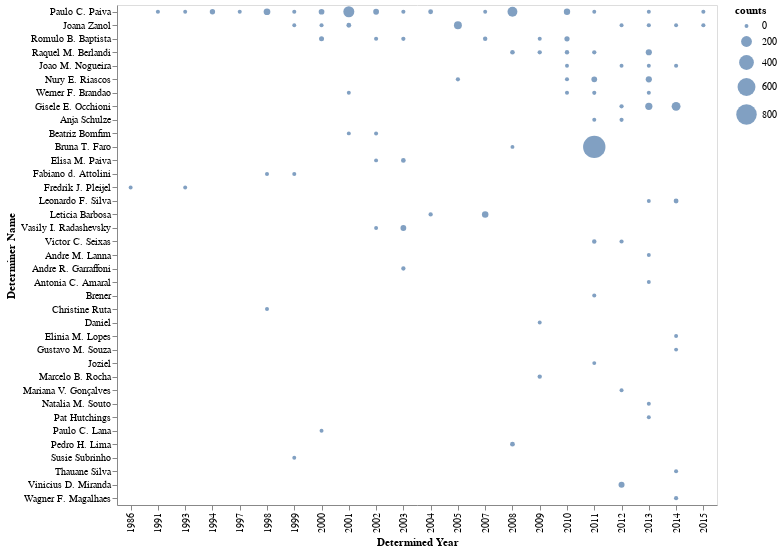

Notebook code cell kept with this figure:
### Code cell
# gráfico não tem todas as contagens por causa de nomes faltando
g1 = alt.Chart(teste, width=600, height=500).mark_circle().encode(
    x= alt.X('determined_year', type='ordinal', title='Determined Year'),
    y= alt.Y('determiner_full_name', type='nominal', title='Determiner Name', 
            sort=alt.EncodingSortField('counts', op="count", order='descending')),
    size= alt.Size('counts', scale=alt.Scale(range=[15, 500])),  # range ajusta tamanho do circulo
    tooltip= alt.Tooltip(['determiner_full_name', 'determined_year', 'counts'])
)

# g1.save('./graphs/determiner/counts_per_determiner.html')

g1

### Figure 1 — Vega-Lite specification as saved in the notebook (floating-point values rounded to 4 significant figures)
{"config": {"view": {"continuousWidth": 400, "continuousHeight": 300}}, "data": {"name": "data-d57af5b435a0faa18fc09810ecd7efe6"}, "mark": "circle", "encoding": {"size": {"type": "quantitative", "field": "counts", "scale": {"range": [15, 500]}}, "tooltip": [{"type": "nominal", "field": "determiner_full_name"}, {"type": "quantitative", "field": "determined_year"}, {"type": "quantitative", "field": "counts"}], "x": {"type": "ordinal", "field": "determined_year", "title": "Determined Year"}, "y": {"type": "nominal", "field": "determiner_full_name", "sort": {"field": "counts", "op": "count", "order": "descending"}, "title": "Determiner Name"}}, "height": 500, "width": 600, "$schema": "https://vega.github.io/schema/vega-lite/v4.8.1.json", "datasets": {"data-d57af5b435a0faa18fc09810ecd7efe6": [{"determiner_full_name": "Andre M. Lanna", "determined_year": 2013.0, "counts": 1}, {"determiner_full_name": "Andre R. Garraffoni", "determined_year": 2003.0, "counts": 7}, {"determiner_full_name": "Anja Schulze", "determined_year": 2011.0, "counts": 2}, {"determiner_full_name": "Anja Schulze", "determined_year": 2012.0, "counts": 4}, {"determiner_full_name": "Antonia C. Amaral", "determined_year": 2013.0, "counts": 1}, {"determiner_full_name": "Beatriz Bomfim", "determined_year": 2001.0, "counts": 1}, {"determiner_full_name": "Beatriz Bomfim", "determined_year": 2002.0, "counts": 2}, {"determiner_full_name": "Brener", "determined_year": 2011.0, "counts": 3}, {"determiner_full_name": "Bruna T. Faro", "determined_year": 2008.0, "counts": 1}, {"determiner_full_name": "Bruna T. Faro", "determined_year": 2011.0, "counts": 956}, {"determiner_full_name": "Christine Ruta", "determined_year": 1998.0, "counts": 2}, {"determiner_full_name": "Daniel", "determined_year": 2009.0, "counts": 1}, {"determiner_full_name": "Elinia M. Lopes", "determined_year": 2014.0, "counts": 1}, {"determiner_full_name": "Elisa M. Paiva", "determined_year": 2002.0, "counts": 1}, {"determiner_full_name": "Elisa M. Paiva", "determined_year": 2003.0, "counts": 14}, {"determiner_full_name": "Fabiano d. Attolini", "determined_year": 1998.0, "counts": 3}, {"determiner_full_name": "Fabiano d. Attolini", "determined_year": 1999.0, "counts": 3}, {"determiner_full_name": "Fredrik J. Pleijel", "determined_year": 1986.0, "counts": 1}, {"determiner_full_name": "Fredrik J. Pleijel", "determined_year": 1993.0, "counts": 1}, {"determiner_full_name": "Gisele E. Occhioni", "determined_year": 2012.0, "counts": 6}, {"determiner_full_name": "Gisele E. Occhioni", "determined_year": 2013.0, "counts": 74}, {"determiner_full_name": "Gisele E. Occhioni", "determined_year": 2014.0, "counts": 126}, {"determiner_full_name": "Gustavo M. Souza", "determined_year": 2014.0, "counts": 1}, {"determiner_full_name": "Joana Zanol", "determined_year": 1999.0, "counts": 1}, {"determiner_full_name": "Joana Zanol", "determined_year": 2000.0, "counts": 3}, {"determiner_full_name": "Joana Zanol", "determined_year": 2001.0, "counts": 16}, {"determiner_full_name": "Joana Zanol", "determined_year": 2005.0, "counts": 94}, {"determiner_full_name": "Joana Zanol", "determined_year": 2012.0, "counts": 2}, {"determiner_full_name": "Joana Zanol", "determined_year": 2013.0, "counts": 4}, {"determiner_full_name": "Joana Zanol", "determined_year": 2014.0, "counts": 1}, {"determiner_full_name": "Joana Zanol", "determined_year": 2015.0, "counts": 4}, {"determiner_full_name": "Joao M. Nogueira", "determined_year": 2010.0, "counts": 1}, {"determiner_full_name": "Joao M. Nogueira", "determined_year": 2012.0, "counts": 1}, {"determiner_full_name": "Joao M. Nogueira", "determined_year": 2013.0, "counts": 1}, {"determiner_full_name": "Joao M. Nogueira", "determined_year": 2014.0, "counts": 4}, {"determiner_full_name": "Joziel", "determined_year": 2011.0, "counts": 1}, {"determiner_full_name": "Leonardo F. Silva", "determined_year": 2013.0, "counts": 1}, {"determiner_full_name": "Leonardo F. Silva", "determined_year": 2014.0, "counts": 17}, {"determiner_full_name": "Leticia Barbosa", "determined_year": 2004.0, "counts": 7}, {"determiner_full_name": "Leticia Barbosa", "determined_year": 2007.0, "counts": 54}, {"determiner_full_name": "Marcelo B. Rocha", "determined_year": 2009.0, "counts": 8}, {"determiner_full_name": "Mariana V. Gonçalves", "determined_year": 2012.0, "counts": 2}, {"determiner_full_name": "Natalia M. Souto", "determined_year": 2013.0, "counts": 2}, {"determiner_full_name": "Nury E. Riascos", "determined_year": 2005.0, "counts": 5}, {"determiner_full_name": "Nury E. Riascos", "determined_year": 2010.0, "counts": 3}, {"determiner_full_name": "Nury E. Riascos", "determined_year": 2011.0, "counts": 35}, {"determiner_full_name": "Nury E. Riascos", "determined_year": 2013.0, "counts": 46}, {"determiner_full_name": "Pat Hutchings", "determined_year": 2013.0, "counts": 1}, {"determiner_full_name": "Paulo C. Lana", "determined_year": 2000.0, "counts": 1}, {"determiner_full_name": "Paulo C. Paiva", "determined_year": 1991.0, "counts": 4}, {"determiner_full_name": "Paulo C. Paiva", "determined_year": 1993.0, "counts": 1}, {"determiner_full_name": "Paulo C. Paiva", "determined_year": 1994.0, "counts": 26}, {"determiner_full_name": "Paulo C. Paiva", "determined_year": 1997.0, "counts": 2}, {"determiner_full_name": "Paulo C. Paiva", "determined_year": 1998.0, "counts": 59}, {"determiner_full_name": "Paulo C. Paiva", "determined_year": 1999.0, "counts": 3}, {"determiner_full_name": "Paulo C. Paiva", "determined_year": 2000.0, "counts": 35}, {"determiner_full_name": "Paulo C. Paiva", "determined_year": 2001.0, "counts": 209}, {"determiner_full_name": "Paulo C. Paiva", "determined_year": 2002.0, "counts": 36}, {"determiner_full_name": "Paulo C. Paiva", "determined_year": 2003.0, "counts": 4}, {"determiner_full_name": "Paulo C. Paiva", "determined_year": 2004.0, "counts": 16}, {"determiner_full_name": "Paulo C. Paiva", "determined_year": 2007.0, "counts": 1}, {"determiner_full_name": "Paulo C. Paiva", "determined_year": 2008.0, "counts": 162}, {"determiner_full_name": "Paulo C. Paiva", "determined_year": 2010.0, "counts": 50}, {"determiner_full_name": "Paulo C. Paiva", "determined_year": 2011.0, "counts": 1}, {"determiner_full_name": "Paulo C. Paiva", "determined_year": 2013.0, "counts": 2}, {"determiner_full_name": "Paulo C. Paiva", "determined_year": 2015.0, "counts": 3}, {"determiner_full_name": "Pedro H. Lima", "determined_year": 2008.0, "counts": 16}, {"determiner_full_name": "Raquel M. Berlandi", "determined_year": 2008.0, "counts": 12}, {"determiner_full_name": "Raquel M. Berlandi", "determined_year": 2009.0, "counts": 7}, {"determiner_full_name": "Raquel M. Berlandi", "determined_year": 2010.0, "counts": 9}, {"determiner_full_name": "Raquel M. Berlandi", "determined_year": 2011.0, "counts": 7}, {"determiner_full_name": "Raquel M. Berlandi", "determined_year": 2013.0, "counts": 45}, {"determiner_full_name": "Romulo B. Baptista", "determined_year": 2000.0, "counts": 20}, {"determiner_full_name": "Romulo B. Baptista", "determined_year": 2002.0, "counts": 4}, {"determiner_full_name": "Romulo B. Baptista", "determined_year": 2003.0, "counts": 6}, {"determiner_full_name": "Romulo B. Baptista", "determined_year": 2007.0, "counts": 9}, {"determiner_full_name": "Romulo B. Baptista", "determined_year": 2009.0, "counts": 2}, {"determiner_full_name": "Romulo B. Baptista", "determined_year": 2010.0, "counts": 24}, {"determiner_full_name": "Susie Subrinho", "determined_year": 1999.0, "counts": 1}, {"determiner_full_name": "Thauane Silva", "determined_year": 2014.0, "counts": 3}, {"determiner_full_name": "Vasily I. Radashevsky", "determined_year": 2002.0, "counts": 1}, {"determiner_full_name": "Vasily I. Radashevsky", "determined_year": 2003.0, "counts": 37}, {"determiner_full_name": "Victor C. Seixas", "determined_year": 2011.0, "counts": 10}, {"determiner_full_name": "Victor C. Seixas", "determined_year": 2012.0, "counts": 5}, {"determiner_full_name": "Vinicius D. Miranda", "determined_year": 2012.0, "counts": 42}, {"determiner_full_name": "Wagner F. Magalhaes", "determined_year": 2014.0, "counts": 6}, {"determiner_full_name": "Werner F. Brandao", "determined_year": 2001.0, "counts": 1}, {"determiner_full_name": "Werner F. Brandao", "determined_year": 2010.0, "counts": 3}, {"determiner_full_name": "Werner F. Brandao", "determined_year": 2011.0, "counts": 4}, {"determiner_full_name": "Werner F. Brandao", "determined_year": 2013.0, "counts": 3}]}}
